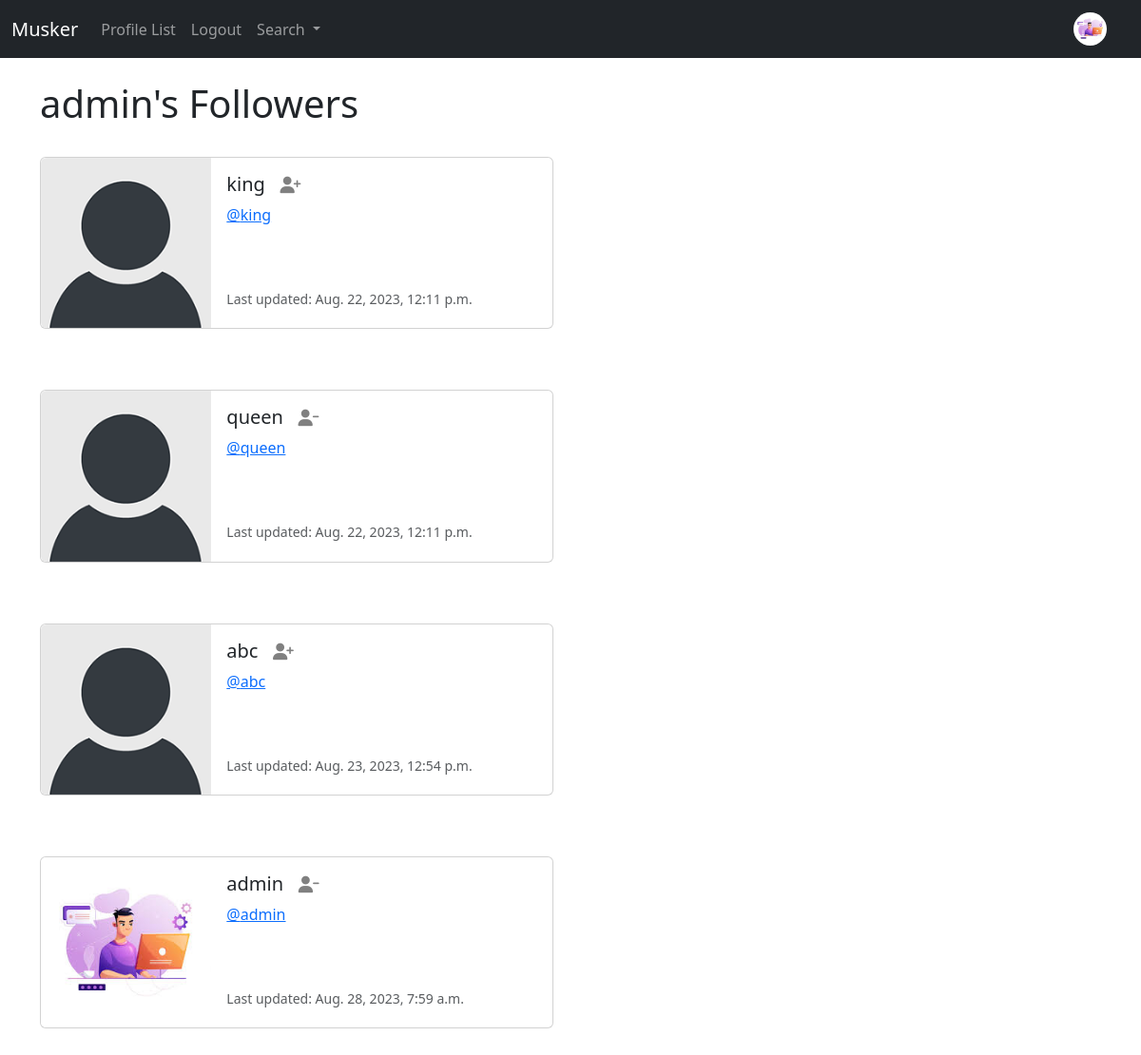
/profile/followers/1/ (signed in), run on the app's committed database.
### musker/models.py (models this page shows, shortened)
class Profile(models.Model):
    user = models.OneToOneField(User, on_delete=models.CASCADE)
    follows = models.ManyToManyField("self",
                                     related_name="followed_by",
                                     symmetrical=False,
                                     blank=True)
    date_modified = models.DateTimeField(User, auto_now=True)
    profile_image=models.ImageField(null=True, blank=True, upload_to="images/")
    profile_bio = models.CharField(null=True, blank=True, max_length=500)
    homepage_link = models.CharField(null=True, blank=True, max_length=200)
    facebook_link = models.CharField(null=True, blank=True, max_length=200)
    instagram_link = models.CharField(null=True, blank=True, max_length=200)
    linkedin_link = models.CharField(null=True, blank=True,max_length=200)

### musker/views.py (the view)
# urls.py: path('profile/followers/<int:pk>/', views.followers, name="followers"),
def followers(request,pk):
    if request.user.is_authenticated:
        if request.user.id == pk:
            profiles = Profile.objects.get(user_id=pk)
            return render(request, 'musker/followers.html', {"profiles":profiles})
        else:
            messages.success(request, "You will not be able to check for other's profile!")
            return redirect("home")
    else:
        messages.success(request, "You must be logged in to view this page!")
        return redirect("home")

### musker/templates/musker/followers.html
{% extends 'musker/base.html' %}
{% load static %}
{% block content %}
<h1>{{request.user.username}}'s Followers</h1>
<br/>
{% if profiles %}
    {% for profile in profiles.followed_by.all %}
    <div class="card mb-3" style="max-width: 540px;">
        <div class="row g-0">
          <div class="col-md-4">
            {% if profile.profile_image %}
            <img src="{{profile.profile_image.url}}" width=200 height=200 class="img-fluid rounded-start" alt="{{profile.user.username}}">
            {% else %}
            <img src="{% static 'images/default_profile_pic.png' %}" class="img-fluid rounded-start" alt="Profile Image">
            {% endif %}
          </div>
          <div class="col-md-8">
            <div class="card-body">
              <h5 class="card-title">{{profile.user.username}}
                {% if profile in profiles.follows.all %}
                &nbsp;&nbsp;<a href="{% url 'unfollow' profile.user.id %}"><i class="fa fa-user-minus small" style="color:gray"></i></a><br/>
                {% else %}
                &nbsp;&nbsp;<a href="{% url 'follow' profile.user.id %}"><i class="fa fa-user-plus small" style="color:gray"></i></a><br/>
                {% endif %}
              </h5>
              <p class="card-text"><a href="{% url 'profile' profile.user.id %}">@{{profile.user.username|lower}}</a></p><br/><br/>
              <p class="card-text"><small class="text-body-secondary">Last updated: {{profile.date_modified}}</small></p>
            </div>
          </div>
        </div>
      </div>
      <br/><br/>
    {% endfor %}
{% endif %}
{% endblock content %}

### musker/templates/musker/navbar.html (shortened to what this page needs)
{% load static %}
<nav class="navbar navbar-expand-lg navbar-dark bg-dark">
    <div class="container-fluid">
      <a class="navbar-brand" href="{% url 'home' %}">Musker</a>
      <div class="collapse navbar-collapse" id="navbarSupportedContent">
        <ul class="navbar-nav me-auto mb-2 mb-lg-0">
          <li class="nav-item">
            <a class="nav-link" href="{% url 'profile_list' %}">Profile List</a>
          </li>
          {% if user.is_authenticated %}
          <li class="nav-item">
            <a class="nav-link" href="{% url 'logout' %}">Logout</a>
          </li>
          {% endif %}
          <li class="nav-item dropdown">
            <a class="nav-link dropdown-toggle" href="#" role="button" data-bs-toggle="dropdown" aria-expanded="false">
              Search
            </a>
          </li>
        </ul>
        {% if request.user.is_authenticated %}
          <ul class="navbar-nav ml-auto">
            <li class="nav-link navbar-brand">
              <a href="{% url 'profile' request.user.id %}">
                {% if user.profile.profile_image %}
                  <img src="{{user.profile.profile_image.url}}" class="rounded-circle" width=35 alt="{{profile.user.username}}">
                {% else %}
                <img src="{% static 'images/default_profile_pic.png' %}" class="rounded-circle" width=35
                alt="{{profile.user.username}}">
                {% endif %}
              </a>
          </ul>
        {% endif %}
      </div>
    </div>
  </nav>

### data on the page
Profile: user.username "king", date_modified "Aug. 22, 2023, 12:11 p.m."
Profile: user.username "queen", date_modified "Aug. 22, 2023, 12:11 p.m."
Profile: user.username "abc", date_modified "Aug. 23, 2023, 12:54 p.m."
Profile: profile_image (picture), user.username "admin", date_modified "Aug. 28, 2023, 7:59 a.m."

### other printed values
{{ request.user.username }} "admin"
